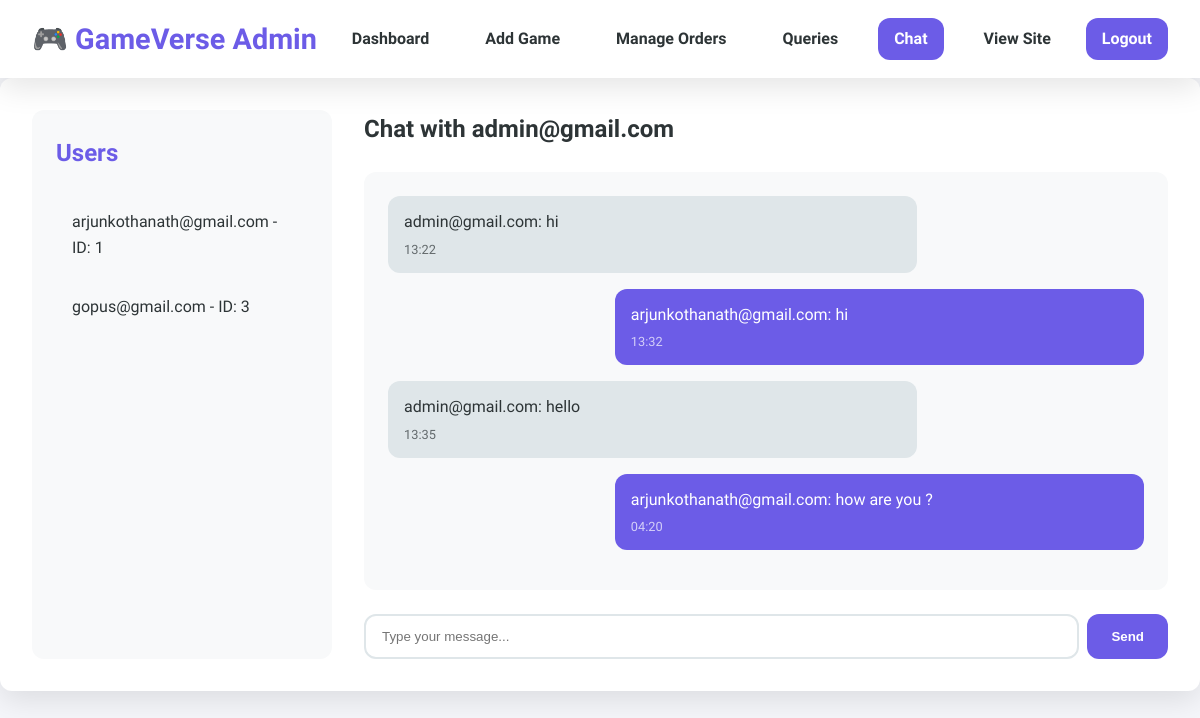
The page /chatadmin/2/ (signed in) on the database its author committed.
### myshop/models.py (models this page shows)
class Register(AbstractUser):
    usertype=models.CharField(max_length=10,default="admin")

class Message(models.Model):
    sender  = models.ForeignKey(Register,on_delete=models.CASCADE,related_name="sent_messages")
    receiver  = models.ForeignKey(Register,on_delete=models.CASCADE,related_name="received_messages")
    chat = models.TextField()
    created_at = models.DateTimeField(auto_now_add=True)

### myshop/views.py (the view)
# urls.py: path('chatadmin/', views.chatadmin, name='chatadmin_no_id'),
def chatadmin(request, receiver_id=None):
    users = Register.objects.filter(usertype="user")
    receiver = None
    messages_list = []
    if receiver_id:
        receiver = Register.objects.get(id=receiver_id)
        messages_list = Message.objects.filter(
            (Q(sender=request.user) & Q(receiver=receiver)) |
            (Q(sender=receiver) & Q(receiver=request.user))
        ).order_by('created_at')
    elif users.exists():
        return redirect('chatadmin', receiver_id=users.first().id)
    if request.method == "POST" and receiver:
        message_text = request.POST.get('message')
        if message_text:
            Message.objects.create(sender=request.user, receiver=receiver, chat=message_text)
            return redirect('chatadmin', receiver_id=receiver.id)
    return render(request, 'chatadmin.html', {
    'users': users,
    'receiver': receiver,
    'messages': messages_list,   # Must be present
    'user': request.user         # Needed for `message.sender == user`
})

### myshop/templates/chatadmin.html (shortened to what this page needs)
{% load static %}
<!DOCTYPE html>
<html lang="en">
<head>
  <link rel="stylesheet" href="{% static 'css/admin.css' %}" />
  <link rel="stylesheet" href="{% static 'css/chatadmin.css' %}">
</head>
<body>
  <header class="tophead">
    <div class="logo">🎮 GameVerse Admin</div>
    <nav class="main-nav">
      <a href="/admin">Dashboard</a>
      <a href="/addgame">Add Game</a>
      <a href="/manage">Manage Orders</a>
      <a href="/queries">Queries</a>
      <a href="/adminchat" class="active">Chat</a>
      <a href="/home">View Site</a>
    </nav>
    <div class="header-right">
      <a href="/login" class="login-btn">Logout</a>
    </div>
  </header>
  <div class="container chat-dashboard">
    <div class="user-list">
      <h2>Users</h2>
      <ul>
        {% for u in users %}
          <li>
            <a href="{% url 'chatadmin' u.id %}">{{ u.username }} - ID: {{ u.id }}</a>
          </li>
        {% endfor %}
      </ul>
    </div>
    <div class="chat-box">
      {% if receiver %}
        <h2 class="chat-title">Chat with {{ receiver.username }}</h2>
        <div class="chat-messages">
          {% for message in messages %}
            <div class="chat-message {% if message.sender == user %}sent{% else %}received{% endif %}">
              <p>
                {% if message.sender %}
                  {{ message.sender.username }}: {{ message.chat }}
                {% else %}
                  Unknown sender: {{ message.chat }}
                {% endif %}
              </p>
              <span class="timestamp">{{ message.created_at|date:"H:i" }}</span>
            </div>
          {% empty %}
            <p class="no-messages">No messages yet.</p>
          {% endfor %}
        </div>
        <form method="POST" action="{% url 'chatadmin' receiver.id %}" class="chat-form">
          <input type="text" name="message" placeholder="Type your message..." required>
          <button type="submit">Send</button>
        </form>
      {% else %}
        <h2>Select a user from the list to start chatting.</h2>
      {% endif %}
    </div>
  </div>
</body>
</html>

### myshop/static/css/chatadmin.css (style rules this page uses)
.chat-dashboard { display: flex; gap: 2rem; background-color: white; padding: 2rem; border-radius: var(--border-radius); box-shadow: var(--box-shadow); }
.user-list { flex: 0 0 300px; background-color: #f8f9fa; border-radius: var(--border-radius); padding: 1.5rem; }
.user-list h2 { margin-bottom: 1.5rem; color: var(--primary); }
.user-list ul { list-style: none; }
.user-list li { margin-bottom: 0.5rem; }
.user-list a { display: block; padding: 0.8rem 1rem; text-decoration: none; color: var(--dark); border-radius: var(--border-radius); transition: var(--transition); }
.chat-box { flex: 1; display: flex; flex-direction: column; }
.chat-title { margin-bottom: 1.5rem; }
.chat-messages { flex: 1; padding: 1.5rem; background-color: #f8f9fa; border-radius: var(--border-radius); margin-bottom: 1.5rem; overflow-y: auto; max-height: 500px; }
.chat-message { margin-bottom: 1rem; padding: 0.8rem 1rem; border-radius: var(--border-radius); max-width: 70%; position: relative; }
.chat-message.sent { background-color: var(--primary); color: white; margin-left: auto; }
.chat-message.received { background-color: #dfe6e9; margin-right: auto; }
.timestamp { display: block; font-size: 0.8rem; opacity: 0.7; margin-top: 0.3rem; }
.chat-form { display: flex; gap: 0.5rem; }
.chat-form input { flex: 1; padding: 0.8rem 1rem; border: 2px solid #dfe6e9; border-radius: var(--border-radius); }
.chat-form button { padding: 0.8rem 1.5rem; background-color: var(--primary); color: white; border: none; border-radius: var(--border-radius); cursor: pointer; font-weight: 600; }

### myshop/static/css/base.css (style rules this page uses)
:root { --primary: #6c5ce7; --primary-dark: #5649c0; --secondary: #00cec9; --dark: #2d3436; --light: #f5f6fa; --success: #00b894; --danger: #d63031; --warning: #fdcb6e; --info: #0984e3; --border-radius: 12px; --box-shadow: 0 10px 30px rgba(0, 0, 0, 0.1); --transition: all 0.3s ease; }
* { margin: 0; padding: 0; box-sizing: border-box; }
body { font-family: 'Rajdhani', sans-serif; background-color: var(--light); color: var(--dark); line-height: 1.6; }
.container { max-width: 1200px; margin: 0 auto; padding: 2rem; }
h1, h2, h3, h4 { font-weight: 600; margin-bottom: 1rem; color: var(--dark); }
.tophead { background-color: white; box-shadow: var(--box-shadow); padding: 1rem 2rem; display: flex; justify-content: space-between; align-items: center; position: sticky; top: 0; z-index: 1000; }
.logo { font-size: 1.8rem; font-weight: 600; color: var(--primary); display: flex; align-items: center; gap: 0.5rem; }
.main-nav { display: flex; gap: 1.5rem; }
.main-nav a { text-decoration: none; color: var(--dark); font-weight: 600; padding: 0.5rem 1rem; border-radius: var(--border-radius); transition: var(--transition); }
.main-nav a:hover, .main-nav a.active { color: white; background-color: var(--primary); }
.header-right { display: flex; align-items: center; gap: 1rem; }
.login-btn { background-color: var(--primary); color: white; padding: 0.5rem 1rem; border-radius: var(--border-radius); text-decoration: none; font-weight: 600; transition: var(--transition); }

### rows shown on the page
Register: username "arjunkothanath@gmail.com", id "1"
Register: username "gopus@gmail.com", id "3"
Register: username "admin@gmail.com"
Message: sender.username "admin@gmail.com", chat "hi", created_at "13:22"
Message: sender.username "arjunkothanath@gmail.com", chat "hi", created_at "13:32"
Message: sender.username "admin@gmail.com", chat "hello", created_at "13:35"
Message: sender.username "arjunkothanath@gmail.com", chat "how are you ?", created_at "04:20"
